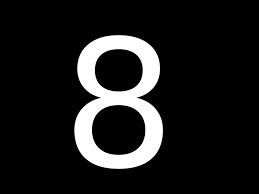
#> input picture images/ochos.png, 259 x 194 px, found by its file name
$ python op_rellenar_bordes.py
#> lines starting #> are read from the running program, lines starting #| are printed output that depends on the picture; after the words box and inside, x2 and y2 are one past the last pixel; in counts of white or black regions, pixels touching at a corner belong together
#> further down, img is the input picture: shape (194, 259, 3); min 0, max 255, mean 29.4
import cv2
import numpy as np

def rellenar_formas(img):
    # Cargar la imagen
    imagen = img

    # Convertir la imagen a escala de grises
    gris = cv2.cvtColor(imagen, cv2.COLOR_BGR2GRAY)

    # Aplicar umbralización para obtener una imagen binaria
    _, binaria = cv2.threshold(gris, 127, 255, cv2.THRESH_BINARY)
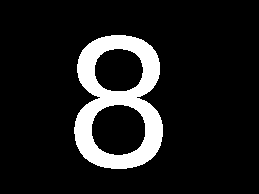
#> binaria: shape (194, 259); 11.6% white; 1 white region

    # Encontrar contornos en la imagen binaria
    contornos, _ = cv2.findContours(binaria, cv2.RETR_EXTERNAL, cv2.CHAIN_APPROX_SIMPLE)
#> contornos = 1 contour; box (x1, y1, x2, y2) and area: (74, 35, 163, 169) 9431

    # Crear una máscara para dibujar los contornos rellenados
    mascara = np.zeros_like(gris)

    # Dibujar los contornos rellenados en la máscara
    cv2.drawContours(mascara, contornos, -1, (255, 255, 255), -1)
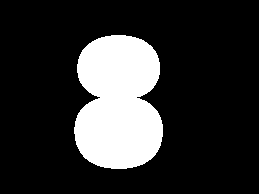
#> mascara: shape (194, 259); 19.2% white; 1 white region, box (x1, y1, x2, y2) and area: (74, 35, 163, 169) 9623

    return mascara

if __name__ == "__main__":
    # Llamar a la función con la ruta de la imagen y obtener la imagen procesada
    img = cv2.imread("/home/alvaro/Público/openCV/images/ochos.png")
    imagen_rellenada = rellenar_formas(img)

    # Mostrar la imagen con las formas rellenadas
    cv2.namedWindow('Formas Rellenadas', cv2.WINDOW_NORMAL)
    cv2.imshow('Formas Rellenadas', imagen_rellenada)
    cv2.waitKey(0)
    cv2.destroyAllWindows()
